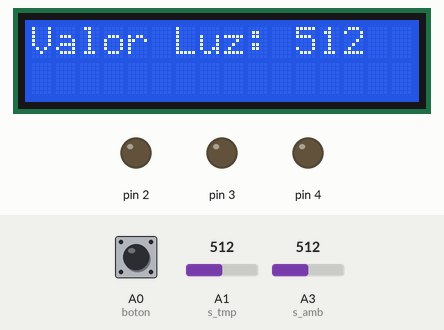
Simulated run of this sketch. Board: Arduino Uno, built with avr-gcc and run on an emulated ATmega328P. Shown: 16×2 character LCD, output pins drawn as LEDs (lit = HIGH). The inputs (shaded band) are chosen by the test bench; at power-on: A3 (s_amb) = 512, A1 (s_tmp) = 512, A0 (boton) LOW.

Above: at 1.2 s.
1.3 s: A3 (s_amb) set to 0
At 3.7 s:
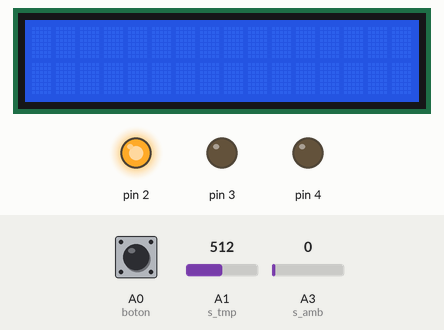
4.3 s: A1 (s_tmp) set to 297
At 5.74 s:
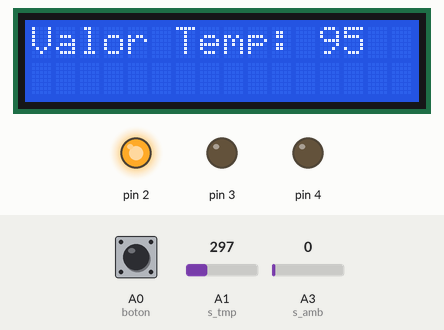
7.2 s: A1 (s_tmp) set to 273
At 8.8 s:
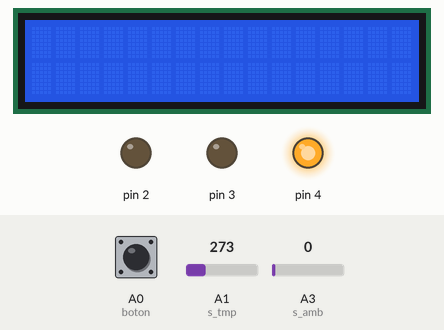
10.4 s: A1 (s_tmp) set to 155
At 12.58 s:
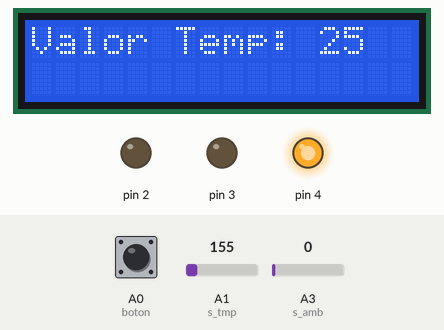
13.6 s: A1 (s_tmp) set to 126
At 15.3 s:
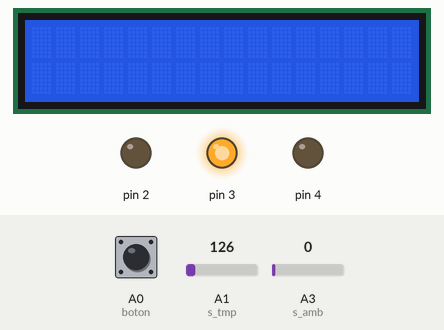
16.3 s: A3 (s_amb) set to 28
At 17.0 s:
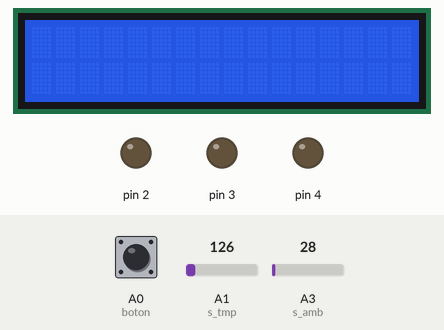
Timing chart, 0 to 19.3 s (numbered marks = the images above; inputs shaded):
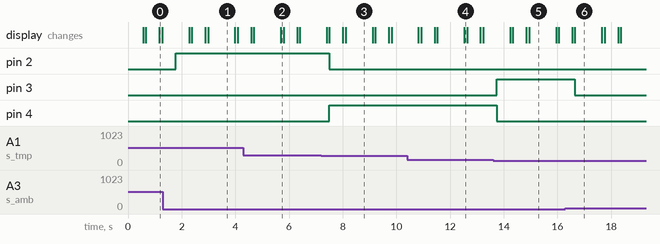

The sketch:

tp51.ino
```cpp
#include <LiquidCrystal.h>

LiquidCrystal LCD(7, 5, 6, 8, 9, 12);

#define s_amb A3
#define s_tmp A1
#define boton A0

int estado= 0;
int temp=0;

void setup()
{

  LCD.begin( 16 , 2 );
  LCD.setCursor( 0 , 0 );

  pinMode(2, OUTPUT);
  pinMode(3, OUTPUT);
  pinMode(4, OUTPUT);

  pinMode(s_amb, INPUT);
  pinMode(s_tmp, INPUT);
  pinMode(boton, INPUT);
  Serial.begin(9600);
}

void loop()
{
  int intensidadAmb = analogRead(s_amb);
  map(intensidadAmb, 0, 2056, 0, 255);
  temp = map(analogRead(s_tmp), 0,1023, -50, 450);

  if(intensidadAmb ==0)
  {
    if(temp<18)
    {
    digitalWrite(2, LOW);
    digitalWrite(3, HIGH);
    digitalWrite(4, LOW);
    }else{
      if (temp>18 and temp<90)
      {
        digitalWrite(2, LOW);
        digitalWrite(3, LOW);
        digitalWrite(4, HIGH);
      }else{
        if (temp>90)
        {
          digitalWrite(2, HIGH);
          digitalWrite(3, LOW);
          digitalWrite(4, LOW);
        }
      }
    }
  }else{
    digitalWrite(2, LOW);
    digitalWrite(3, LOW);
    digitalWrite(4, LOW);
  }

 if (digitalRead(boton) == !HIGH)
  {

    estado = estado + 1;
    delay(500);

  }
 if (estado == 1)
  {
  	LCD.print("Valor Temp: ");
	LCD.print(temp);
    delay(100);
    LCD.clear();

  }

 else if (estado == 2)
  {
 	LCD.print("Valor Luz: ");
 	LCD.print(intensidadAmb);
    delay(100);
    LCD.clear();


   }
  else if (estado == 3)
   {
    estado = 0;
   }
}
```

Measured:
- the behaviour switches between 287 and 286 on A1 (s_tmp) (found by bisection; images 2 and 3)
- the behaviour switches between 140 and 139 on A1 (s_tmp) (found by bisection; images 4 and 5)
- after the input at 1.3 s, pin 2: LOW → HIGH after 0.47 s
- after the input at 7.2 s, pin 2: HIGH → LOW after 0.30 s; pin 4: LOW → HIGH after 0.30 s
- after the input at 13.6 s, pin 3: LOW → HIGH after 0.14 s; pin 4: HIGH → LOW after 0.14 s
- after the input at 16.3 s, pin 3: HIGH → LOW after 0.35 s
- what the display in image 1 shows lasts 1.0 s, from 3.0 s to 4.0 s
